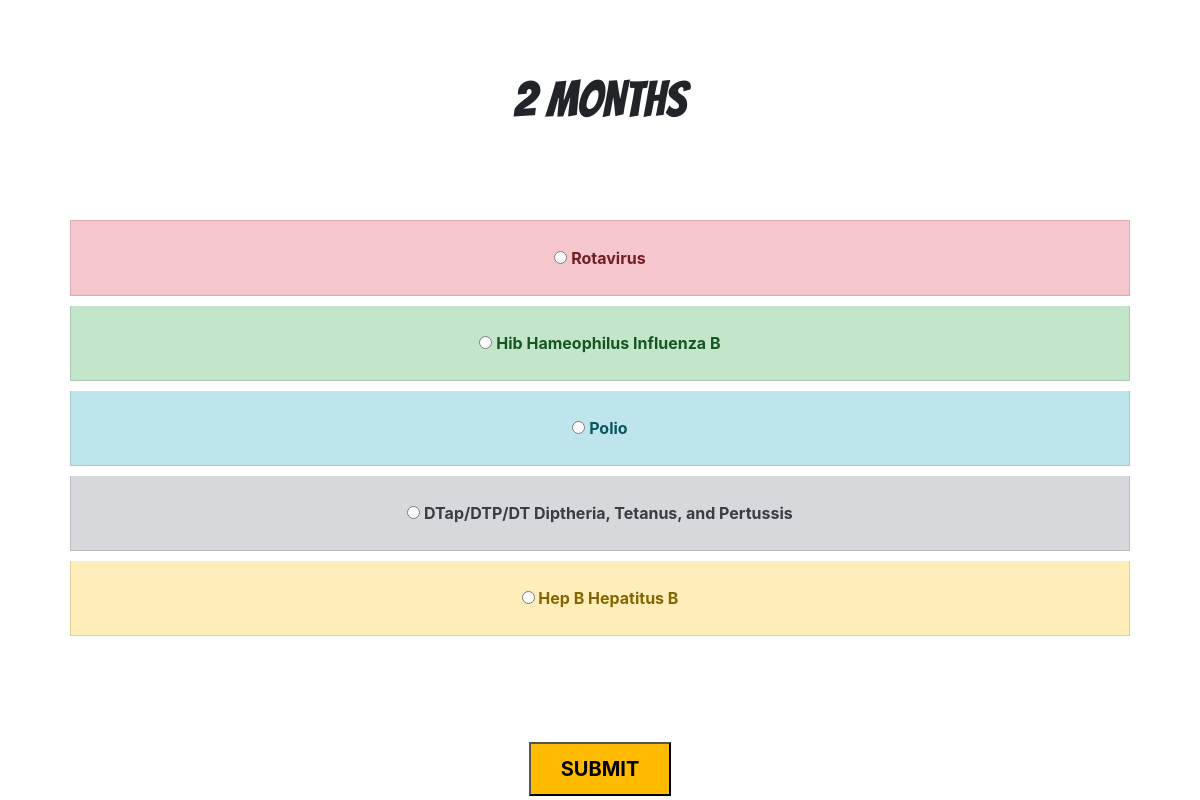
The app's page /vaccines/two_Months with its own data.
### vaccines/models.py (models this page shows)
class Vaccines(models.Model):
    VaccineID = models.CharField(max_length = 10, primary_key = True)
    Vaccine_Name = models.CharField(max_length = 150)
    Age = models.IntegerField()
    Dosage = models.CharField(max_length = 100)
    Cost = models.IntegerField()

### vaccines/views.py (the view)
# urls.py: path('two_Months', views.two_Months, name='two_Months'),
def two_Months(request):
    obj = Vaccines.objects.get(VaccineID = 'RTV1')
    obj1 = Vaccines.objects.get(VaccineID = 'HIB1')
    obj2 = Vaccines.objects.get(VaccineID = 'OPV1')
    obj3 = Vaccines.objects.get(VaccineID = 'DTP1')
    obj4 = Vaccines.objects.get(VaccineID = 'HPB2')
    context = {
        'object': obj,
        'object1': obj1,
        'object2': obj2,
        'object3': obj3,
        'object4': obj4
    }
    return render(request, 'vaccines/2Months1.html', context)

### Templates/vaccines/2Months1.html (shortened to what this page needs)
<html>
    <head>
        <link rel="stylesheet" href="https://stackpath.bootstrapcdn.com/bootstrap/4.5.0/css/bootstrap.min.css">
    </head>
    <body>
        <h1 id="title">2 MONTHS</h1><br><br><br>
        <ul class="list-group">
            <form action="{%url 'get_chkbox_value' %}" method="POST">
            <li class="list-group-item list-group-item-danger" id="dept"><strong><input type="radio" name="vaccine" value="{{object.VaccineID}}">   {{object.Vaccine_Name}}  </strong></li>
            <li class="list-group-item list-group-item-success" id="dept"><strong><input type="radio" name="vaccine" value="{{object1.VaccineID}}">  {{object1.Vaccine_Name}} </strong></li>
            <li class="list-group-item list-group-item-info" id="dept"><strong><input type="radio" name="vaccine" value="{{object2.VaccineID}}">  {{object2.Vaccine_Name}} </strong></li>
            <li class="list-group-item list-group-item-secondary" id="dept"><strong><input type="radio" name="vaccine" value="{{object3.VaccineID}}">  {{object3.Vaccine_Name}} </strong></li>
            <li class="list-group-item list-group-item-warning" id="dept"><strong><input type="radio" name="vaccine" value="{{object4.VaccineID}}">  {{object4.Vaccine_Name}}  </strong></li>
        </ul>
        <center><button type="submit" value="SUBMIT" id="submit"><strong>SUBMIT</strong></button></form></center>
    </body>
</html>

### Templates/vaccines/2Months1.html (style rules this page uses)
#title { text-align: center; margin-top: 70px; font-family: 'Bangers', cursive; font-size: 50px; }
#dept { text-align: center; padding: 25px; margin-top: 10px; margin-bottom: 10px; margin-left: 70px; margin-right: 70px; }
#submit { margin-top: 80px; padding-top: 10px; padding-bottom: 10px; padding-left: 30px; padding-right: 30px; font-size: 20px; background-color: rgb(255, 187, 0); }

### records on screen
Vaccines: Vaccine_Name "Rotavirus"
Vaccines: Vaccine_Name "Hib Hameophilus Influenza B"
Vaccines: Vaccine_Name "Polio"
Vaccines: Vaccine_Name "DTap/DTP/DT Diptheria, Tetanus, and Pertussis"
Vaccines: Vaccine_Name "Hep B Hepatitus B"
